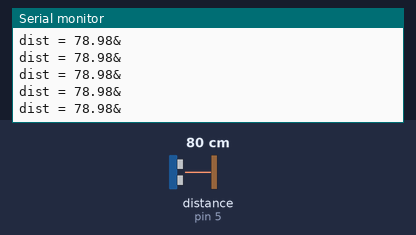
A sketch run on a simulated Arduino Nano, built with avr-gcc and run on an emulated ATmega328P. Parts: the last lines printed to the serial monitor. Wiring (inferred from the names in the program): ultrasonic range finder: trigger pin 6; echo pin 5. The test bench sets the inputs (shaded band); at power-on: distance to the obstacle (sensor on pin 5) 80 cm. The echo pulse lasts 58.3 µs per cm; no radio packets arrive unless stated.

Above: at 1.2 s.
1.3 s: distance to the obstacle (sensor on pin 5) set to 299 cm
At 1.84 s:
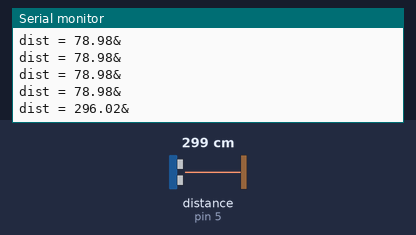
4.3 s: distance to the obstacle (sensor on pin 5) set to 2 cm
At 4.46 s:
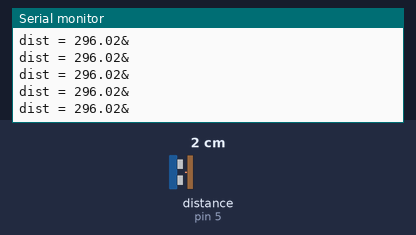
Timing chart, 0 to 7.3 s (numbered marks = the images above; inputs shaded):
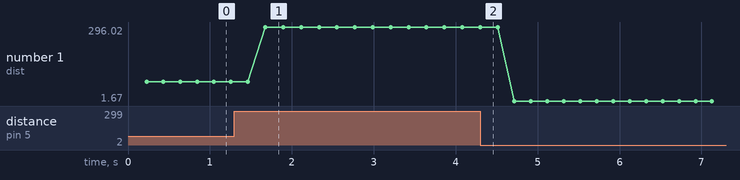

Measured:
- after the input at 1.3 s, the serial monitor: prints a new line after 0.38 s (image 1)
- plotted number 1: 78.98 → 296.02 after the input at 1.3 s, 296.02 → 1.67 after the input at 4.3 s

The sketch:

nano_ultra_lora.ino
```cpp
/*
 * IoTuneZ Technologies internship
 * Author : Abhinand Suresh
 *
 * Connections:
 * LoRa
 *    Gnd,Gnd to gnd
 *    3v3 to 3v3
 *    RST to D9
 *    DIO0 to D2
 *    NSS to D10
 *    MOSI to D11
 *    MISO to D12
 *    SCK to D13
 * Sensor
 *    Vcc to 5v
 *    Trigger to D6
 *    Echo to D5
 *    GND to gnd
*/

#include <SPI.h>
#include <LoRa.h>
#define echoPin 5
#define trigPin 6

long duration;
float distance;
float preval=0;
int flag=0;
int int_dis;
char device_id[12] = "IoTuneZ Lora";

void setup()
{
  pinMode(trigPin, OUTPUT);
  pinMode(echoPin, INPUT);
  Serial.begin(9600);
  while (!Serial);
  Serial.println("Ultrasonic Sensor HC-SR04");
  Serial.println("with Arduino Nano");
  Serial.println("LoRa Sender");
  if (!LoRa.begin(433E6))
  {
    Serial.println("Starting LoRa failed!");
    while (1);
  }
}

void loop()
{
  // Clears the trigPin condition
  digitalWrite(trigPin, LOW);
  delayMicroseconds(2);
  // Sets the trigPin HIGH (ACTIVE) for 10 microseconds
  digitalWrite(trigPin, HIGH);
  delayMicroseconds(8);
  digitalWrite(trigPin, LOW);
  // Reads the echoPin, returns the sound wave travel time in microseconds
  duration = pulseIn(echoPin, HIGH);
  // Calculating the distance
  distance = duration * 0.034 / 2; // Speed of sound wave divided by 2 (go and back)
  delay(200);
    String LoRaMessage = "dist = " + String(distance) + "&";

  Serial.println(LoRaMessage);
  /*
  String LoRaMessage="";
  int val = (int)distance;
  if (val==preval)
  {
    if (flag == 0)
    {
      delay(200);
      Serial.println("No Change in Measured Distance");
      flag =1;
    }
  }
  else
  {
  LoRaMessage = String(device_id) + "/" + String(val) + "&";
  LoRa.beginPacket();
  LoRa.print(LoRaMessage);
  LoRa.endPacket();
  Serial.print("Sending Data over LoRa: ");
  Serial.println(LoRaMessage);
  preval= val;
  delay(50);
  flag=0;
  }*/
}
```
